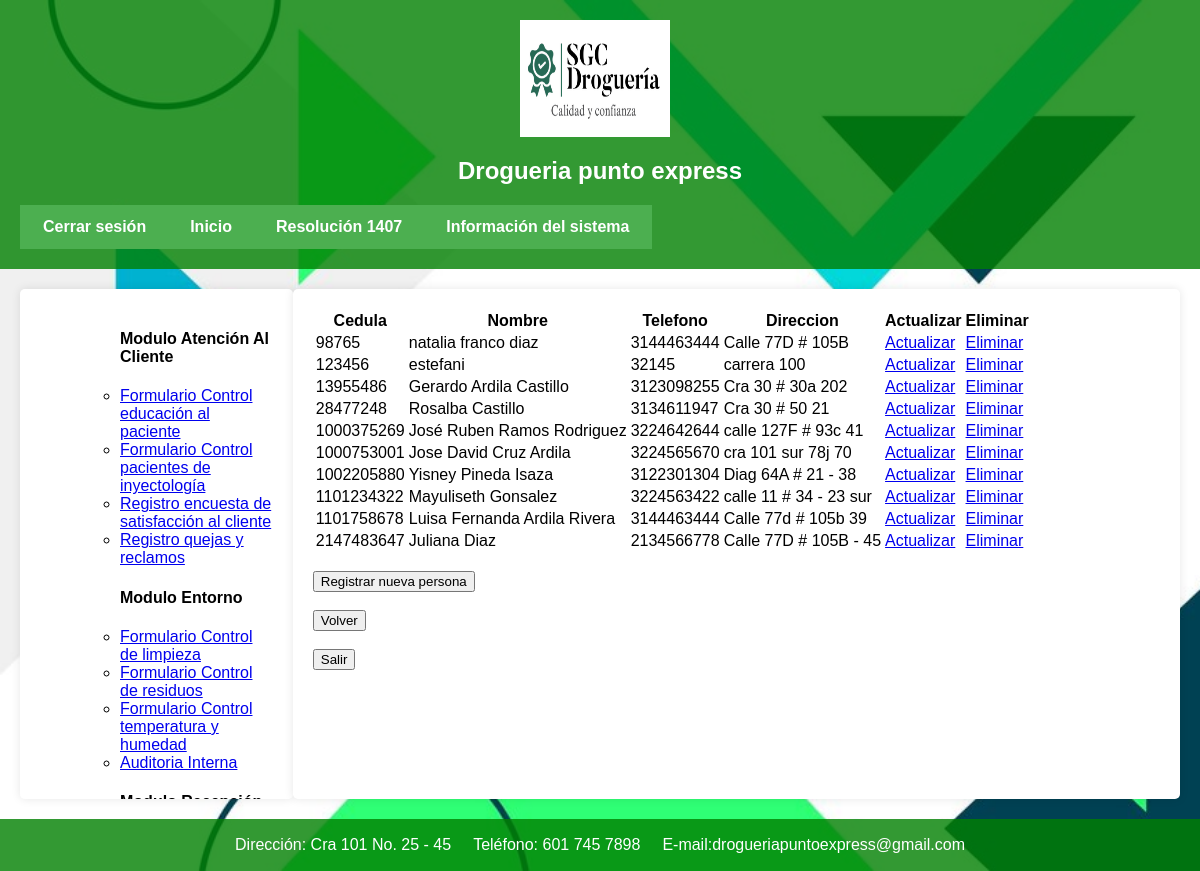
The app's page /persona.php (signed in) with its own data.
### tables this page shows
CREATE TABLE `persona` (
  `cedula` int(11) NOT NULL,
  `nombre` varchar(70) NOT NULL,
  `telefono` bigint(20) NOT NULL,
  `direccion` varchar(70) NOT NULL
);

### persona.php (the view, shortened to what this page needs)
<!DOCTYPE html>
<html lang="es">
<head>
    <link rel="stylesheet" href="EstiloMP.css">
</head>
<body>
<header id="header">
        <img src="imagen/LogoSGC.png" ver ="left" height="117" width="150"/>
		<h2>Drogueria punto express</h2>
			<table id="superior"><tr>
			<td id="superior1"><a href="u_cerrarsesion.php">Cerrar sesi&oacute;n</a></td>
            <td id="superior1"><a href="u_inicio.php">Inicio</a></td>
			<td id="superior1"><a href="u_resolucion1407.php">Resoluci&oacute;n 1407</a></td>
			<td id="superior1"><a href="u_sistemainf.php">Informaci&oacute;n del sistema</a></td>
            </tr></table>
</header>
<div id="contenido">
    <div id="lateral">
    <nav>
            <ol>
		    <ul><h4>Modulo Atenci&oacute;n Al Cliente</h4>
			<li><a href="educacion.php">Formulario Control educaci&oacute;n al paciente</a></li>
			<li><a href="inyectologia.php">Formulario Control pacientes de inyectolog&iacute;a</a></li>
            <li><a href="rencuesta.php">Registro encuesta de satisfacci&oacute;n al cliente</a></li>
            <li><a href="qr.php">Registro quejas y reclamos</a></li>
			</ul>
            </ol>
        </nav>
        <nav>
            <ol>
		    <ul><h4>Modulo Entorno</h4>
			<li><a href="limpieza.php">Formulario Control de limpieza</a></li>
            <li><a href="residuos.php">Formulario Control de residuos</a></li>
			<li><a href="temperatura.php">Formulario Control temperatura y humedad</a></li>
            <li><a href="auditoria.php">Auditoria Interna</a></li>
			</ul>
            </ol>
        </nav>
        <nav>
            <ol>
		    <ul><h4>Modulo Recepci&oacute;n y devoluci&oacute;n de productos</h4>
			</ul>
            </ol>
        </nav>
    </div>
<main id="contenidos">
<?php
include_once ("conexion.php");
$sql = "SELECT * FROM persona";
?>
<table>
<tr>
<th>Cedula</th>
<th>Nombre</th>
<th>Telefono</th>
<th>Direccion</th>
<th>Actualizar</th>
<th>Eliminar</th>
</tr>
<?php
$resultado = mysqli_query($conn,$sql);
while($row=mysqli_fetch_assoc($resultado)){?>
        <tr>
        <td><?php echo $row ["cedula"];?></td>
        <td><?php echo $row ["nombre"];?></td>
        <td><?php echo $row ["telefono"];?></td>
        <td><?php echo $row ["direccion"];?></td>
        <td><a href="pdactualizar.php?cedula=<?php echo $row ["cedula"];?>">Actualizar</a></td>
        <td><a href="ppeliminar.php?cedula=<?php echo $row ["cedula"];?>">Eliminar</a></td>
        </tr>
<?php    }
?>
</table>
<br>
<form action="personaregu.php" method="post">
<button type="submit">Registrar nueva persona</button>
</form>
<br>
<form action="u_inicio.php">
<button type="submit">Volver</button>
</form>
<br>
<form action="u_cerrarsesion.php">
<button type="submit">Salir</button>
</form>
</main>
</div>
<footer id="footer">
      <center>
        <table id="inferior"><tr>
			<td id="inferior1">Direcci&oacute;n: Cra 101 No. 25 - 45</td>
			<td id="inferior1">Tel&eacute;fono: 601 745 7898</td>
			<td id="inferior1">E-mail:<a href="mailto:drogueriapuntoexpress@gmail.com">drogueriapuntoexpress@gmail.com</a></td>
		</tr></table>
       </center>
</footer>
</body>
</html>

### EstiloMP.css (style rules this page uses)
body { background-image: url('fondo.jpg'); background-size: cover; background-repeat: no-repeat; background-attachment: fixed; background-color: #b0e57c; font-family: Arial, sans-serif; margin: 0; padding: 0; min-height: 100vh; display: flex; flex-direction: column; }
#header { text-align: center; padding: 20px; background-color: rgba(0, 128, 0, 0.8); color: #fff; }
#header img { vertical-align: middle; margin-right: 10px; }
#superior { text-align: center; background-color: #4caf50; padding: 10px 0; }
#superior a { text-decoration: none; color: #fff; margin: 0 20px; font-weight: bold; }
#contenido { flex-grow: 1; display: flex; justify-content: space-between; align-items: flex-start; margin: 20px; }
#lateral { flex-basis: 250px; background-color: #fff; padding: 20px; border-radius: 5px; box-shadow: 0px 0px 10px rgba(0, 0, 0, 0.1); height: calc(80vh - 170px); overflow: auto; }
#contenidos { flex-basis: calc(100% - 250px); background-color: #fff; padding: 20px; border-radius: 5px; box-shadow: 0px 0px 10px rgba(0, 0, 0, 0.1); height: calc(80vh - 170px); overflow: auto; }
#footer { text-align: center; padding: 10px; background-color: rgba(0, 128, 0, 0.8); color: #fff; }
#inferior { text-align: center; }
#inferior td { padding: 5px 10px; }
#footer a { text-decoration: none; color: #fff; }

### records on screen
persona: cedula "98765", nombre "natalia franco diaz", telefono "3144463444", direccion "Calle 77D # 105B"
persona: cedula "123456", nombre "estefani", telefono "32145", direccion "carrera 100"
persona: cedula "13955486", nombre "Gerardo Ardila Castillo", telefono "3123098255", direccion "Cra 30 # 30a 202"
persona: cedula "28477248", nombre "Rosalba Castillo", telefono "3134611947", direccion "Cra 30 # 50 21"
persona: cedula "1000375269", nombre "José Ruben Ramos Rodriguez", telefono "3224642644", direccion "calle 127F # 93c 41"
persona: cedula "1000753001", nombre "Jose David Cruz Ardila", telefono "3224565670", direccion "cra 101 sur 78j 70"
persona: cedula "1002205880", nombre "Yisney Pineda Isaza", telefono "3122301304", direccion "Diag 64A # 21 - 38"
persona: cedula "1101234322", nombre "Mayuliseth Gonsalez", telefono "3224563422", direccion "calle 11 # 34 - 23 sur"
persona: cedula "1101758678", nombre "Luisa Fernanda Ardila Rivera", telefono "3144463444", direccion "Calle 77d # 105b 39"
persona: cedula "2147483647", nombre "Juliana Diaz", telefono "2134566778", direccion "Calle 77D # 105B - 45"
